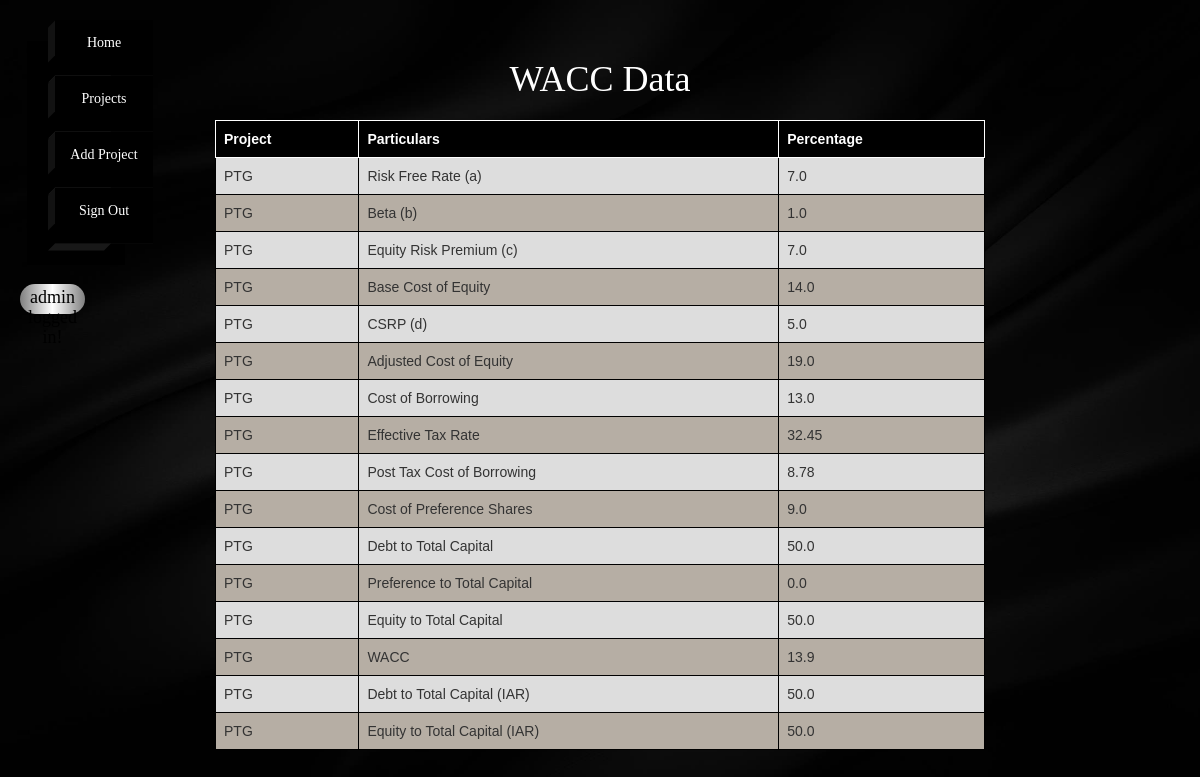
/wacc?id=12 (signed in), run on the app's committed database.
### inputApp/models.py (models this page shows, shortened)
class WACC(models.Model):
    project = models.ForeignKey(Input, on_delete=models.CASCADE)
    particulars = models.CharField(max_length=50)
    percentage = models.FloatField()

class Input(models.Model):
    user = models.ForeignKey(User, on_delete=models.CASCADE)
    organization = models.CharField(max_length=50)
    project = models.CharField(max_length=50)
    valuation_date = models.DateField(blank=True, null=True)
    statutory_corporate_tax_rate = models.FloatField()
    statutory_mat_rate = models.FloatField(blank=True, null=True)
    post_tax_wacc = models.FloatField()
    long_term_growth_rate = models.FloatField()
    company_specific_risk = models.FloatField(blank=True, null=True)
    contingent_liability = models.FloatField(blank=True, null=True)
    total_shares_outstanding = models.FloatField(blank=True, null=True)
    def __str__(self):
        return self.project

### inputApp/views.py (the view, shortened to what this page needs)
# urls.py: url(r'^wacc$', views.wacc, name='wacc'),
@login_required(login_url='login')
def wacc(request):
    id = request.GET['id']
    data = WACC.objects.filter(project=id)
    error = ''
    user = request.user
    data_1 = Input.objects.filter(user=user)
    for i in data_1:
        pid = i.project
    return render(request, 'wacc.html', {'data': data, 'pid': pid, 'error': error})

### inputApp/templates/wacc.html (shortened to what this page needs)
{% extends 'user_details.html' %}
{% block content %}
{% if data %}
<h1 style="text-align: center; font-family: 'Satisfy'; margin: 20px; color: white">WACC Data</h1>
<table>
  <tr>
    <th style="background-color: black; color:white; border: 1px solid white">Project</th>
    <th style="background-color: black; color:white; border: 1px solid white">Particulars</th>
    <th style="background-color: black; color:white; border: 1px solid white">Percentage</th>
  </tr>
    {% for i in data %}
  <tr>
    <td>{{ i.project }}</td>
    <td>{{ i.particulars }}</td>
    <td>{{ i.percentage }}</td>
  </tr>
    {% endfor %}
</table>
{% endif %}
{% endblock %}

### inputApp/templates/index.html (shortened to what this page needs)
<!DOCTYPE html>
<html lang="en">
<head>
    {% load static %}
    <link rel="stylesheet" href="{% static 'css/bootstrap.min.css' %}">
    <link rel="stylesheet" href="{% static 'navbar.css' %}">
    <link rel="stylesheet" href="{% static 'style.css' %}">
    <link href="//netdna.bootstrapcdn.com/font-awesome/3.2.1/css/font-awesome.min.css" rel="stylesheet">
    {% load crispy_forms_tags %}
</head>
<body>
<div class="container-fluid">
    <div class="row">
        <div class="col-xs-2">
            <ul>
                <li>
                    <a class='list-item' href="{% url 'home' %}">
                         Home
                    </a>
                </li>
                <li>
                    <a class='list-item' href="{% url 'user_details' %}">
                         Projects
                    </a>
                </li>
                <li>
                    <a class='list-item' href="{% url 'inputs' %}">
                         Add Project
                    </a>
                </li>
                <li>
                <li>
                    <a class='list-item' href="{% url 'logout' %}">
                         Sign Out
                    </a>
                </li>
            </ul>
            <br>
            <h4 style="color: black; margin-left: 5px; margin-right: 100px; text-align: center; border-radius: 50px;
                background-image: linear-gradient(to right, grey, white, grey); height: 3rem; font-size: 1.8rem; padding-top: 4px; border: none;">
                {{ request.user.username }} logged in!
            </h4>
        </div>
        <div class="col-xs-8">
            <br><br>
            {% block content %}{% endblock %}
        </div>
    </div>
</div>
</body>
</html>

### inputApp/static/navbar.css (style rules this page uses)
*, *:before, *:after { box-sizing: border-box; }
html, body { width: 100%; height: 100%; }
body { -webkit-transform: translate3d(0, 0, 0); transform: translate3d(0, 0, 0); }
ul { position: relative; list-style-type: none; margin-top: 20px; }
.list-item { padding-top: 5px; background: #000; color: white; text-align: center; height: 4em; width: 7em; vertical-align: middle; line-height: 2.5em; border-bottom: 1px solid #060606; position: relative; display: block; text-decoration: none; box-shadow: -2em 1.5em 0 black; transition: all .25s linear; }
.list-item:before, .list-item:after { content: ''; position: absolute; transition: all .25s linear; width: .5em; }
.list-item:after { height: 4em; background: #181818; bottom: -2.25em; left: 1.5em; -webkit-transform: rotate(90deg) skew(0, 45deg); transform: rotate(90deg) skew(0, 45deg); }
.list-item:before { height: 2.5em; background: #121212; top: .25em; left: -.5em; -webkit-transform: skewY(-45deg); transform: skewY(-45deg); }
table { font-family: arial, sans-serif; border-collapse: collapse; width: 100%; }
td, th { border: 1px solid black; text-align: left; padding: 8px; }
tr:nth-child(odd) { background-color: #b6aea4; }
tr:nth-child(even) { background-color: #dddddd; }

### inputApp/static/style.css (style rules this page uses)
body, html { background-image: url(images/back.jpg); height: 100vh; background-size: cover; background-repeat: no; font-family: 'Satisfy'; }

### data on the page
WACC: project "PTG", particulars "Risk Free Rate (a)", percentage "7.0"
WACC: project "PTG", particulars "Beta (b)", percentage "1.0"
WACC: project "PTG", particulars "Equity Risk Premium (c)", percentage "7.0"
WACC: project "PTG", particulars "Base Cost of Equity", percentage "14.0"
WACC: project "PTG", particulars "CSRP (d)", percentage "5.0"
WACC: project "PTG", particulars "Adjusted Cost of Equity", percentage "19.0"
WACC: project "PTG", particulars "Cost of Borrowing", percentage "13.0"
WACC: project "PTG", particulars "Effective Tax Rate", percentage "32.45"
WACC: project "PTG", particulars "Post Tax Cost of Borrowing", percentage "8.78"
WACC: project "PTG", particulars "Cost of Preference Shares", percentage "9.0"
WACC: project "PTG", particulars "Debt to Total Capital", percentage "50.0"
WACC: project "PTG", particulars "Preference to Total Capital", percentage "0.0"
WACC: project "PTG", particulars "Equity to Total Capital", percentage "50.0"
WACC: project "PTG", particulars "WACC", percentage "13.9"
WACC: project "PTG", particulars "Debt to Total Capital (IAR)", percentage "50.0"
WACC: project "PTG", particulars "Equity to Total Capital (IAR)", percentage "50.0"

### other printed values
{{ request.user.username }} "admin"
